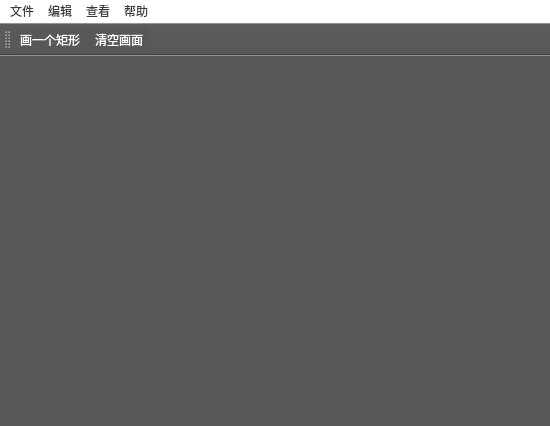
<?xml version="1.0" encoding="UTF-8"?>
<ui version="4.0">
 <class>MainWindow</class>
 <widget class="QMainWindow" name="MainWindow">
  <property name="geometry">
   <rect>
    <x>0</x>
    <y>0</y>
    <width>550</width>
    <height>426</height>
   </rect>
  </property>
  <property name="windowTitle">
   <string>Triangle</string>
  </property>
  <property name="windowIcon">
   <iconset>
    <normaloff>../QT图片素材/联想截图_20250927210934.png</normaloff>../QT图片素材/联想截图_20250927210934.png</iconset>
  </property>
  <property name="styleSheet">
   <string notr="true">QWidget{
	background-color: rgb(88, 88, 88);
	color: rgb(255, 255, 255);
	font: 10pt &quot;隶书&quot;;
}
QMenuBar{
	background-color: rgb(255, 255, 255);
	color: rgb(60, 60, 60);
}
</string>
  </property>
  <widget class="QWidget" name="centralwidget"/>
  <widget class="QMenuBar" name="menubar">
   <property name="geometry">
    <rect>
     <x>0</x>
     <y>0</y>
     <width>550</width>
     <height>16</height>
    </rect>
   </property>
   <widget class="QMenu" name="menu">
    <property name="title">
     <string>文件</string>
    </property>
   </widget>
   <widget class="QMenu" name="menu_2">
    <property name="title">
     <string>编辑</string>
    </property>
   </widget>
   <widget class="QMenu" name="menu_3">
    <property name="title">
     <string>查看</string>
    </property>
   </widget>
   <widget class="QMenu" name="menu_4">
    <property name="title">
     <string>帮助</string>
    </property>
   </widget>
   <addaction name="menu"/>
   <addaction name="menu_2"/>
   <addaction name="menu_3"/>
   <addaction name="menu_4"/>
  </widget>
  <widget class="QStatusBar" name="statusbar"/>
  <widget class="QToolBar" name="toolBar">
   <property name="windowTitle">
    <string>toolBar</string>
   </property>
   <attribute name="toolBarArea">
    <enum>TopToolBarArea</enum>
   </attribute>
   <attribute name="toolBarBreak">
    <bool>false</bool>
   </attribute>
   <addaction name="actionDraw"/>
   <addaction name="actionClear"/>
  </widget>
  <action name="actionDraw">
   <property name="text">
    <string>画一个矩形</string>
   </property>
   <property name="menuRole">
    <enum>QAction::MenuRole::NoRole</enum>
   </property>
  </action>
  <action name="actionClear">
   <property name="text">
    <string>清空画面</string>
   </property>
   <property name="menuRole">
    <enum>QAction::MenuRole::NoRole</enum>
   </property>
  </action>
 </widget>
 <resources/>
 <connections/>
</ui>
